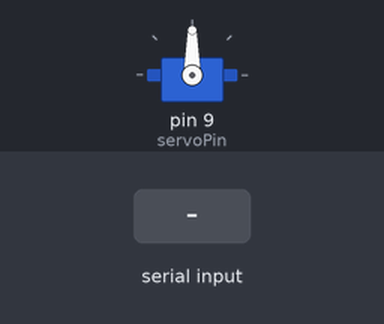
This sketch was run on a simulated Arduino Uno, built with avr-gcc and run on an emulated ATmega328P. Shown: servo. The inputs (shaded band) are chosen by the test bench.

Above: at 1.2 s.
1.3 s: "90,45\n" received over Serial
At 1.8 s:
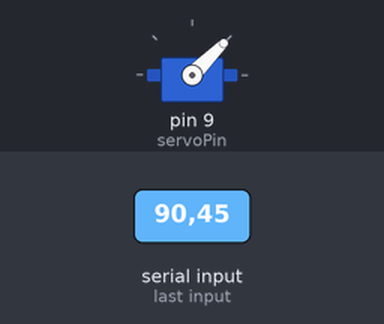
At 3.5 s:
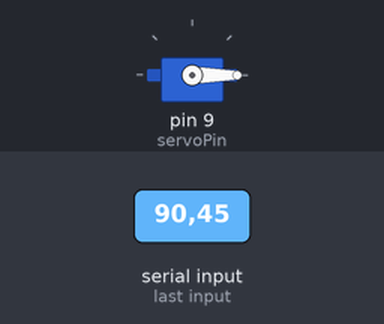
3.8 s: "30,150\n" received over Serial
At 4.6 s:
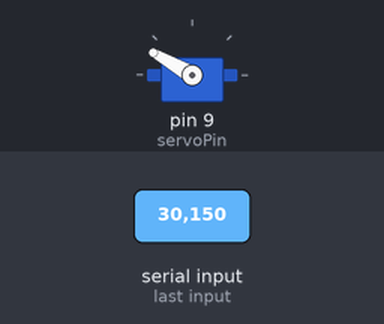
Timing chart, 0 to 6.8 s (numbered marks = the images above; inputs shaded):
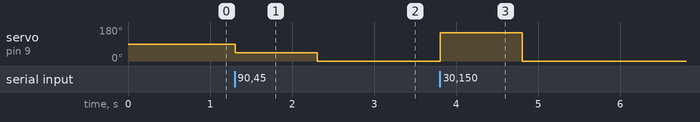

The sketch:

servo_controller.ino
```cpp
#include <Servo.h>

const int servoPin = 9;  // Pin connected to servo motor
Servo servoMotor;         // Create a servo object

void setup() {
  servoMotor.attach(servoPin);  // Attach the servo to the specified pin
  Serial.begin(9600);           // Initialize serial communication
}

void loop() {
  while (Serial.available() > 0) {  // Check if data is available to read
    int servoPos = Serial.parseInt();  // Read the servo position from serial
    if (servoPos >= 0 && servoPos <= 180) {  // Validate servo position
      servoMotor.write(servoPos);  // Move servo to position
    }
  }
}
```

Measured:
- after the input at 1.3 s, servo on pin 9 (servoPin): 90° → 45° at once, → 0° 1.0 s later
- after the input at 3.8 s, servo on pin 9 (servoPin): 0° → 150° at once, → 0° 1.0 s later
